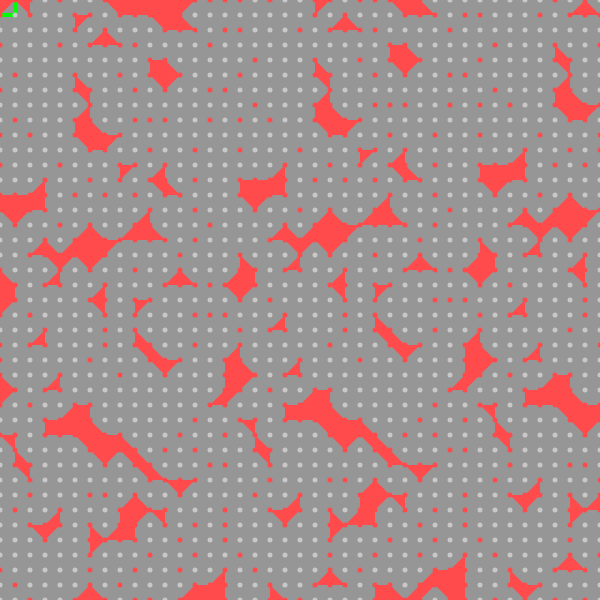
Frame 1 (no input)
Frame 60 (no input): identical to frame 1, image omitted
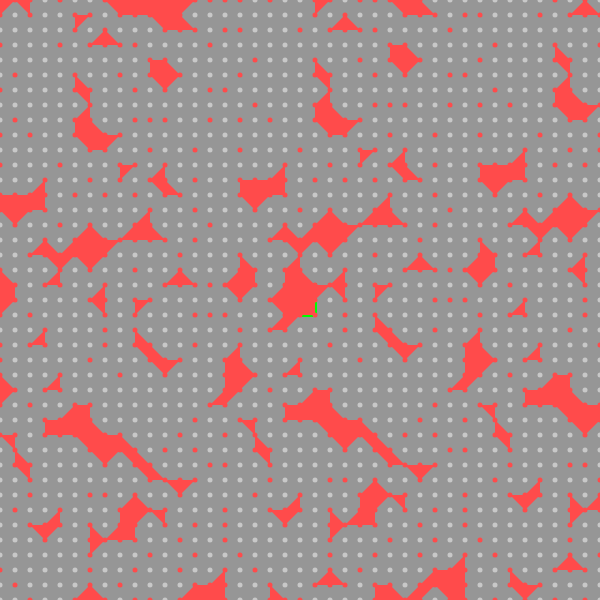
Frame 120 (the mouse pressed at the canvas centre since frame 60)

The p5.js sketch that drew these frames (run headless with seeded random() and noise() and a simulated clock; from frame 60 on, the mouse is pressed at the canvas centre):

// p5.js sketch
// ── sketch.js
function setup() {
    createCanvas(600,600)
    spacing = 15
    scene = {}
    for (x=0; x<width+1; x+=spacing) {
        scene[x] = []
        for (y=0; y<height+1; y+=spacing) {
            scene[x][y] = !!round(noise(x,y))
        }
    }
    paintR = 1
    noCursor()
    //onContextMenu(function() {})
}

function draw() {
    background(150)

    x = round(mouseX/spacing)*spacing
    y = round(mouseY/spacing)*spacing
    noFill()
    stroke(0,255,0)
    strokeWeight(4)
    rect(x-paintR*spacing,y-paintR*spacing, paintR*2*spacing,paintR*2*spacing)
    line(x,y, mouseX,mouseY)
    if (mouseIsPressed) {
        for (xm=-paintR*spacing; xm<paintR*spacing+1; xm+=spacing){
            for (ym=-paintR*spacing; ym<paintR*spacing+1; ym+=spacing) {
                scene[x+xm][y+ym] = mouseButton == LEFT
            }
        }
    }

    noFill()
    strokeWeight(5)
    for (x=0; x<width+1; x+=spacing) {
        for (y=0; y<height+1; y+=spacing) {
            if (scene[x][y]) {
                stroke(255,75,75)
            } else {
                stroke(200)
            }
            point(x,y)
        }
    }

    noStroke()
    //strokeWeight(1)
    //stroke(255,75,75)
    fill(255,75,75)
    for (x=0; x<width; x+=spacing) {
        for (y=0; y<height; y+=spacing) {
            beginShape()
            if (scene[x        ][y        ]) {vertex(x        ,y        )}
            if (scene[x+spacing][y        ]) {vertex(x+spacing,y        )}
            if (scene[x+spacing][y+spacing]) {vertex(x+spacing,y+spacing)}
            if (scene[x        ][y+spacing]) {vertex(x        ,y+spacing)}
            //a = dec[[
                //scene[x        ][y        ],
                //scene[x+spacing][y        ],
                //scene[x+spacing][y+spacing],
                //scene[x        ][y+spacing],
            //]]
            //s = spacing/2
            //if (a[0]) {vertex(x+s,y)}
            //if (a[1]) {vertex(x+spacing,y+s)}
            //if (a[2]) {vertex(x+s,y+spacing)}
            //if (a[3]) {vertex(x,y+s)}
            endShape(CLOSE)
        }
    }
}

function mouseWheel(event) {
    paintR -= event.delta/100
    if (paintR < 0) {paintR = 0}
    return false //Disables page scrolling
}
